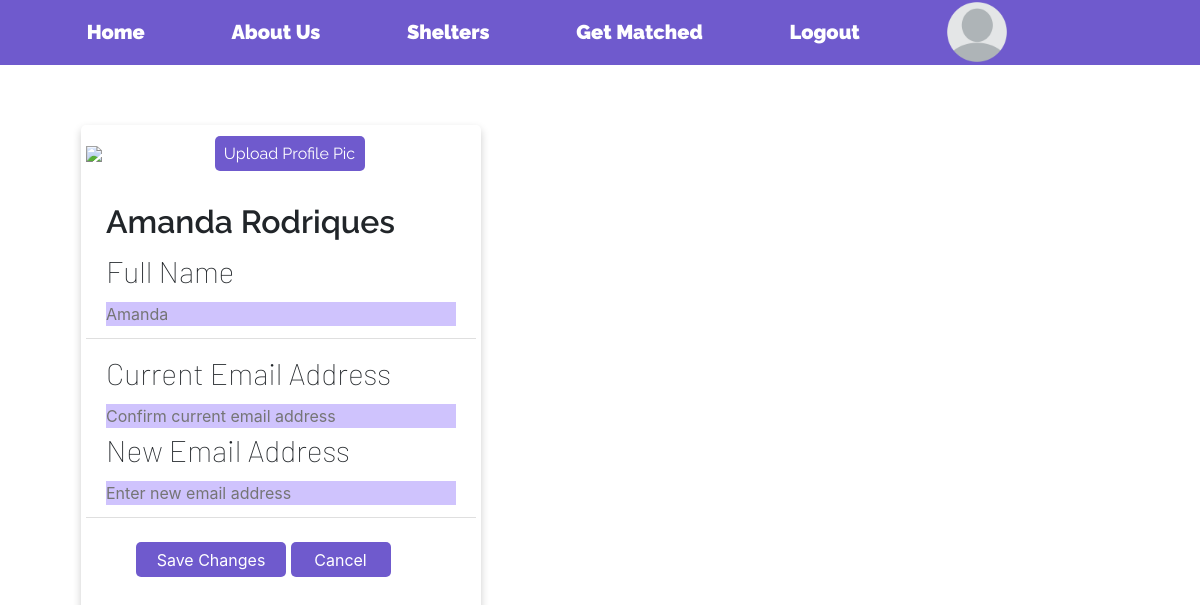
The app's page /donater-edit-profile (signed in), older data.
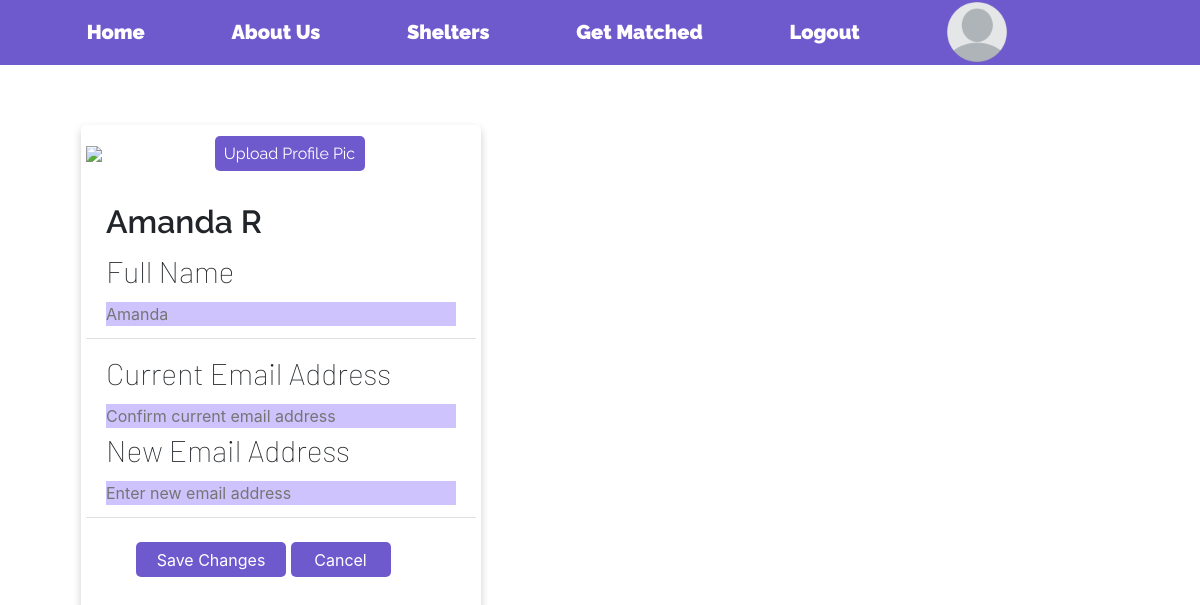
The same page, newer data.
### website/models.py (models this page shows)
class User(db.Model, UserMixin):
    id = db.Column(db.Integer, primary_key=True)
    full_name = db.Column(db.String(128))
    email = db.Column(db.String(256), unique=True)
    password = db.Column(db.String(16))
    urole = db.Column(db.String(20))

### website/views.py (the view, shortened to what this page needs)
@views.route('/donater-edit-profile', methods=['GET', 'POST'])
@login_required
def donater_edit_profile():
    if current_user.urole != "Donater":
        return redirect(url_for("auth.login"))
    donater = Donater.query.filter_by(full_name=current_user.full_name).first()
    return render_template("donater_edit_your_profile.html", user=current_user, donater=donater)

### website/__init__.py (called while the page is built)
def create_app():
    app = Flask(__name__)
    app.config['SECRET_KEY'] = 'changethislater' #encrypting session data
    app.config['SQLALCHEMY_DATABASE_URI'] = f"sqlite:///{DB_NAME}" #location of database
    db.init_app(app)
    from .views import views
    from .auth import auth
    app.register_blueprint(views, url_prefix='/')
    app.register_blueprint(auth, url_prefix='/')
    from .models import User
    create_database(app)
    login_manager = LoginManager()
    login_manager.login_view = "views.home"
    login_manager.init_app(app)
    @login_manager.user_loader
    def load_user(id):
        return User.query.get(int(id))
    return app

### website/templates/donater_edit_your_profile.html (shortened to what this page needs)
{% extends "base.html" %}
{% block content%}
<body background="{{ url_for('static', filename='') }}"></body>
<div id="wrapper" class="container" style="background-color: white; width: 400px; margin-top: 5vw; margin-left: 0vw; box-shadow: 0 4px 8px 0 rgba(0,0,0,0.2); transition: 0.3s; border-radius: 5px;">
    <div id="user_details" class="container" style="box-shadow: 0 4px 8px 0 rgba(0,0,0,0.2); transition: 0.3s; border-radius: 5px; width: 400px; float: left; margin-left: 5.5vw; padding: 5px; margin-top: 0vw;">
        <img src="{{ url_for('static', filename='example.jpg') }}" style="max-width: 100%; max-height: 100%;">
        <button style="width: 150px; height: 35px; border-radius: 5px; background-color: #6f5acd;font-family: 'Raleway', sans-serif; margin-left: 9vw; margin-top:0.5vw;"><a href="#" style="color: white;">Upload Profile Pic</a></button>
        <form method="POST">
            <ul class="list-group list-group-flush">
                <li class="list-group-item" style="background-color: transparent !important;">
                    <h2 style="font-family: 'Raleway', sans-serif; font-weight: 600; padding-top: 20px;">{{ user.full_name }}</h2>
                    <label for="donater_name">Full Name</label>
                    <input
                        type="text"
                        id="donater_name"
                        name="donater_name"
                        placeholder={{user.full_name}}
                        style="background-color: #cfc3fd; width: 100%;"
                    />
                </li>
                <li class="list-group-item" style="background-color: transparent !important;">
                    <label for="current_email">Current Email Address</label>
                    <input
                        type="email"
                        id="current_email"
                        name="current_email"
                        placeholder="Confirm current email address"
                        style="background-color: #cfc3fd; width: 100%;"
                        required
                    />
                    <br>
                    <label for="donater_email">New Email Address</label>
                    <input
                        type="email"
                        id="donater_email"
                        name="donater_email"
                        placeholder="Enter new email address"
                        style="background-color: #cfc3fd; width: 100%;"
                    />
                </li>
            </ul>
            <br>
            <button style="width: 150px; height: 35px; border-radius: 5px; background-color: #6f5acd;margin-left: 50px; margin-bottom: 30px; color: white;" type="submit">Save Changes</button>
            <button style="width: 100px; height: 35px; border-radius: 5px; background-color: #6f5acd;"><a href="/chome" style="color: white;">Cancel</a></button>
            <br>
        </form>
    </div>
</div>
{% endblock %}

Row changes from the older to the newer data that the page shows:
changed User: full_name "Amanda Rodriques" → "Amanda R"
